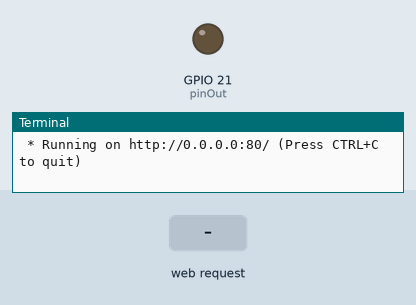
Recording of a program running on a simulated Raspberry Pi (BCM pin numbers). Shown: output pins drawn as LEDs (lit = HIGH), the last lines printed to the terminal. Dashed ring = blinking. The inputs (shaded band) are chosen by the test bench. The clock reads 2024-03-15 10:24:30 at power-on unless the program sets it.

Above: at 1.2 s.
1.3 s: HTTP request for / received with the fields msg=0
At 1.7 s:
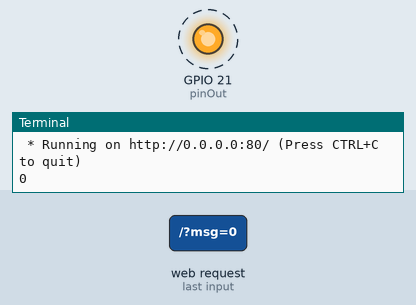
4.3 s: HTTP request for / received with the fields msg=50
At 4.9 s:
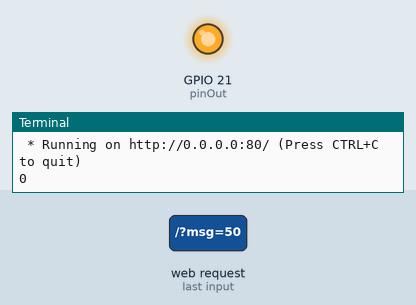
Timing chart, 0 to 13.3 s (numbered marks = the images above; inputs shaded):
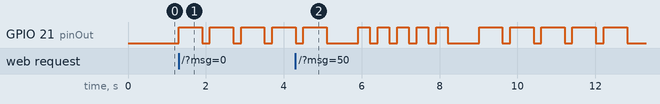

The program:

morse.py
```python
# ######
#	Web Interface for Raspberry Pi 4 GPIO Control
#    By Rory MacLysaght, rorylysaght@gmail.com
# ######
import RPi.GPIO as GPIO
from flask import Flask, render_template, request
import time
app = Flask(__name__)
GPIO.setmode(GPIO.BCM)
GPIO.setwarnings(False)

# this is the GPIO pin we will Flash
# edit as necessary for your board
pinOut = 21
# connect this to relay to flash higher-wattage lamp

GPIO.setup(pinOut, GPIO.OUT)

@app.route("/")
def action():
     msg = request.args.get('msg')
     msg = msg.upper() # Morse Code ignores case, so make everything uppercase
     print(msg)
     morse = encrypt(msg)
     for i in(morse):
          if i == '.':
               GPIO.output(pinOut, GPIO.HIGH)
               time.sleep(.3)
               GPIO.output(pinOut, GPIO.LOW)
               time.sleep(.2)
          elif i == '-':
               GPIO.output(pinOut, GPIO.HIGH)
               time.sleep(.6)
               GPIO.output(pinOut, GPIO.LOW)
               time.sleep(.2)
          elif i == ' ':
               GPIO.output(pinOut, GPIO.LOW)
               time.sleep(.6)

     return render_template('index.html',original=msg,morse=morse,keys=keys,values=values)


# Encrypt the string according to morse code dictionary below
def encrypt(message):
    cipher = ''
    message_cleaned = message
    # first scrub non-allowed characters
    # also do this initially in Javascript on the page
    for letter in message:
        if letter not in MORSE_CODE_DICT.keys():
             message_cleaned = message.replace(letter,'')
             print("Illegal char: " + letter)

    for letter in message_cleaned:
        if letter != ' ':
            # Looks up the dictionary and adds the
            # correspponding morse code
            # along with a space to separate
            # morse codes for different characters
            cipher += MORSE_CODE_DICT[letter] + ' '
        else:
            # 1 space indicates different characters
            # and 2 indicates different words
            cipher += '  '

    return cipher

# Dictionary representing the morse code chart
MORSE_CODE_DICT = { 'A':'.-', 'B':'-...', 'C':'-.-.', 'D':'-..', 'E':'.',
'F':'..-.', 'G':'--.', 'H':'....', 'I':'..', 'J':'.---', 'K':'-.-', 'L':'.-..',
'M':'--', 'N':'-.', 'O':'---', 'P':'.--.', 'Q':'--.-', 'R':'.-.', 'S':'...',
'T':'-', 'U':'..-', 'V':'...-', 'W':'.--', 'X':'-..-', 'Y':'-.--', 'Z':'--..',
'1':'.----', '2':'..---', '3':'...--', '4':'....-', '5':'.....', '6':'-....',
'7':'--...', '8':'---..', '9':'----.', '0':'-----', ', ':'--..--', '.':'.-.-.-',
'?':'..--..', '/':'-..-.', '-':'-....-', '(':'-.--.', ')':'-.--.-'}

# Transform dictionary into 2 lists, so we can iterate them for the Morse Code chart in template
keys, values = zip(*MORSE_CODE_DICT.items())

if __name__ == "__main__":
	app.run(host='0.0.0.0', port=80, debug=True)
# Morse encryption based on code by:
# https://www.geeksforgeeks.org/morse-code-translator-python/
```

Measured:
- after the input at 1.3 s, GPIO 21 (pinOut): alternates HIGH for 0.60 s and LOW for 0.20 s, starting at once
